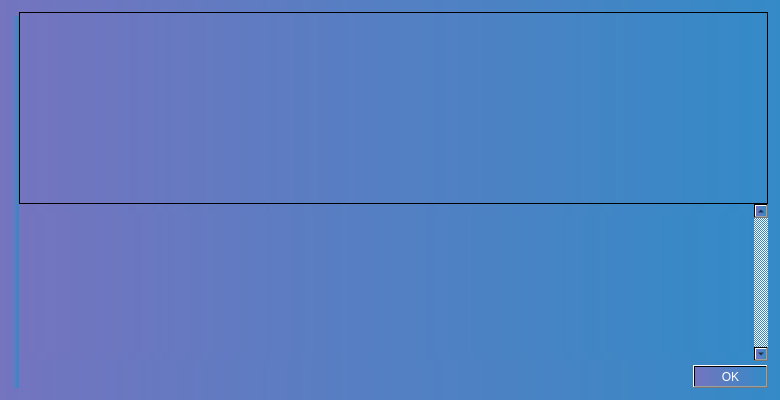
<?xml version="1.0" encoding="UTF-8"?>
<ui version="4.0">
 <class>HelpMessageDialog</class>
 <widget class="QDialog" name="HelpMessageDialog">
  <property name="geometry">
   <rect>
    <x>0</x>
    <y>0</y>
    <width>780</width>
    <height>400</height>
   </rect>
  </property>
  <property name="styleSheet">
   <string notr="true">background-color: qlineargradient(spread:pad, x1:0, y1:0, x2:1, y2:0, stop:0 rgba(116, 116, 191, 255), stop:1 rgba(52, 138, 199, 255));</string>
  </property>
  <layout class="QHBoxLayout" name="horizontalLayout_2">
   <property name="spacing">
    <number>0</number>
   </property>
   <property name="leftMargin">
    <number>12</number>
   </property>
   <property name="topMargin">
    <number>12</number>
   </property>
   <property name="rightMargin">
    <number>12</number>
   </property>
   <property name="bottomMargin">
    <number>12</number>
   </property>
   <item>
    <layout class="QVBoxLayout" name="verticalLayoutLogo" stretch="0,0">
     <property name="leftMargin">
      <number>0</number>
     </property>
     <property name="topMargin">
      <number>4</number>
     </property>
     <property name="rightMargin">
      <number>0</number>
     </property>
     <item>
      <widget class="QLabel" name="aboutLogo">
       <property name="sizePolicy">
        <sizepolicy hsizetype="Preferred" vsizetype="Ignored">
         <horstretch>0</horstretch>
         <verstretch>0</verstretch>
        </sizepolicy>
       </property>
       <property name="maximumSize">
        <size>
         <width>100</width>
         <height>100</height>
        </size>
       </property>
       <property name="pixmap">
        <pixmap resource="../bitcoin.qrc">:/icons/bitcoin</pixmap>
       </property>
       <property name="scaledContents">
        <bool>true</bool>
       </property>
       <property name="alignment">
        <set>Qt::AlignLeading|Qt::AlignLeft|Qt::AlignTop</set>
       </property>
      </widget>
     </item>
     <item>
      <widget class="QFrame" name="frame">
       <property name="frameShape">
        <enum>QFrame::NoFrame</enum>
       </property>
       <property name="frameShadow">
        <enum>QFrame::Raised</enum>
       </property>
      </widget>
     </item>
    </layout>
   </item>
   <item>
    <layout class="QVBoxLayout" name="verticalLayout">
     <item>
      <widget class="QTextEdit" name="helpMessage">
       <property name="readOnly">
        <bool>true</bool>
       </property>
      </widget>
     </item>
     <item>
      <widget class="QScrollArea" name="scrollArea">
       <property name="frameShape">
        <enum>QFrame::NoFrame</enum>
       </property>
       <property name="verticalScrollBarPolicy">
        <enum>Qt::ScrollBarAlwaysOn</enum>
       </property>
       <property name="widgetResizable">
        <bool>true</bool>
       </property>
       <widget class="QWidget" name="scrollAreaWidgetContents">
        <property name="geometry">
         <rect>
          <x>0</x>
          <y>0</y>
          <width>632</width>
          <height>132</height>
         </rect>
        </property>
        <layout class="QVBoxLayout" name="verticalLayout_2">
         <item>
          <widget class="QLabel" name="aboutMessage">
           <property name="cursor">
            <cursorShape>IBeamCursor</cursorShape>
           </property>
           <property name="textFormat">
            <enum>Qt::PlainText</enum>
           </property>
           <property name="alignment">
            <set>Qt::AlignLeading|Qt::AlignLeft|Qt::AlignTop</set>
           </property>
           <property name="openExternalLinks">
            <bool>true</bool>
           </property>
           <property name="textInteractionFlags">
            <set>Qt::LinksAccessibleByMouse|Qt::TextSelectableByKeyboard|Qt::TextSelectableByMouse</set>
           </property>
          </widget>
         </item>
        </layout>
       </widget>
      </widget>
     </item>
     <item>
      <spacer name="verticalSpacer">
       <property name="orientation">
        <enum>Qt::Vertical</enum>
       </property>
       <property name="sizeType">
        <enum>QSizePolicy::Fixed</enum>
       </property>
       <property name="sizeHint" stdset="0">
        <size>
         <width>4</width>
         <height>4</height>
        </size>
       </property>
      </spacer>
     </item>
     <item>
      <widget class="QDialogButtonBox" name="okButton">
       <property name="styleSheet">
        <string notr="true">color: rgb(255, 255, 255);</string>
       </property>
       <property name="orientation">
        <enum>Qt::Horizontal</enum>
       </property>
       <property name="standardButtons">
        <set>QDialogButtonBox::Ok</set>
       </property>
      </widget>
     </item>
    </layout>
   </item>
  </layout>
 </widget>
 <resources>
  <include location="../bitcoin.qrc"/>
 </resources>
 <connections>
  <connection>
   <sender>okButton</sender>
   <signal>accepted()</signal>
   <receiver>HelpMessageDialog</receiver>
   <slot>accept()</slot>
   <hints>
    <hint type="sourcelabel">
     <x>20</x>
     <y>20</y>
    </hint>
    <hint type="destinationlabel">
     <x>20</x>
     <y>20</y>
    </hint>
   </hints>
  </connection>
  <connection>
   <sender>okButton</sender>
   <signal>rejected()</signal>
   <receiver>HelpMessageDialog</receiver>
   <slot>reject()</slot>
   <hints>
    <hint type="sourcelabel">
     <x>20</x>
     <y>20</y>
    </hint>
    <hint type="destinationlabel">
     <x>20</x>
     <y>20</y>
    </hint>
   </hints>
  </connection>
 </connections>
</ui>
